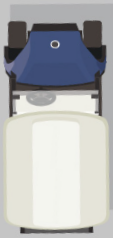
#> input picture Program/Dataset/golf_car.png, 113 x 238 px, found by its file name
$ python Step4_merge.py
#> lines starting #> are read from the running program, lines starting #| are printed output that depends on the picture; after the words box and inside, x2 and y2 are one past the last pixel; in counts of white or black regions, pixels touching at a corner belong together
### Development_Program/param_settings.py
import cv2
import numpy as np
import matplotlib.pyplot as plt
import matplotlib.patches as patches

Golf_img_Path = '../Dataset/golf_car.png'
img_car = cv2.imread(Golf_img_Path, cv2.IMREAD_UNCHANGED)
#> img_car is the input picture: shape (238, 113, 4); mean B, G, R, A 179.5, 178, 176.4, 255
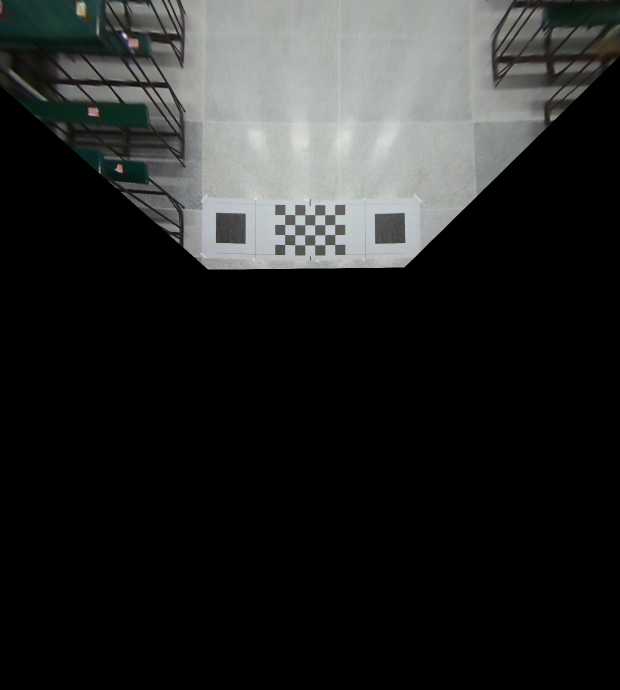
#> input picture Development_Program/out_merged_Images/front_warped_image.png, 1240 x 1380 px (shown at 1/2 size)
#> in load_image, image is the input picture: shape (1380, 1240, 3); mean B, G, R 38.6, 39.3, 38.1
#> call 2 of load_image, with path = 'out_merged_Images/left_warped_image.png'
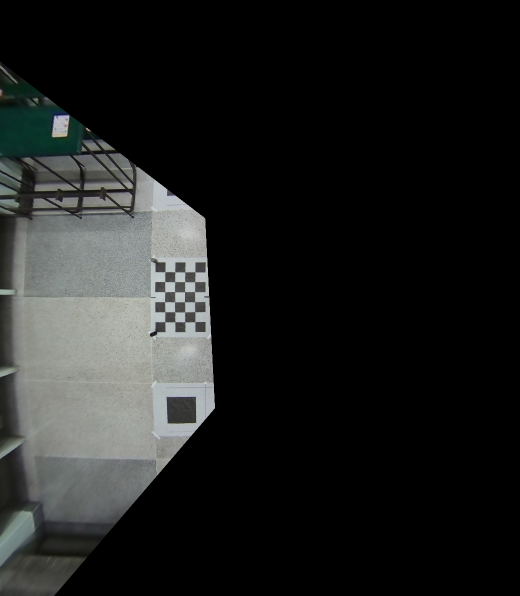
#> input picture Development_Program/out_merged_Images/left_warped_image.png, 1040 x 1191 px (shown at 1/2 size)
#> in load_image, image is the input picture: shape (1191, 1040, 3); mean B, G, R 30.7, 31.6, 30.3
#> call 3 of load_image, with path = 'out_merged_Images/Rear_warped_image.png'
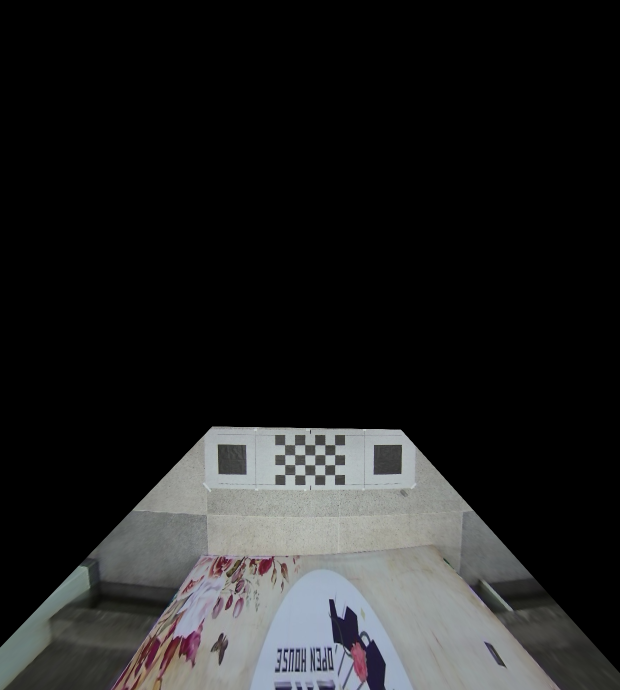
#> input picture Development_Program/out_merged_Images/Rear_warped_image.png, 1240 x 1380 px (shown at 1/2 size)
#> in load_image, image is the input picture: shape (1380, 1240, 3); mean B, G, R 33.4, 33.3, 32.9
#> call 4 of load_image, with path = 'out_merged_Images/right_warped_image.png'
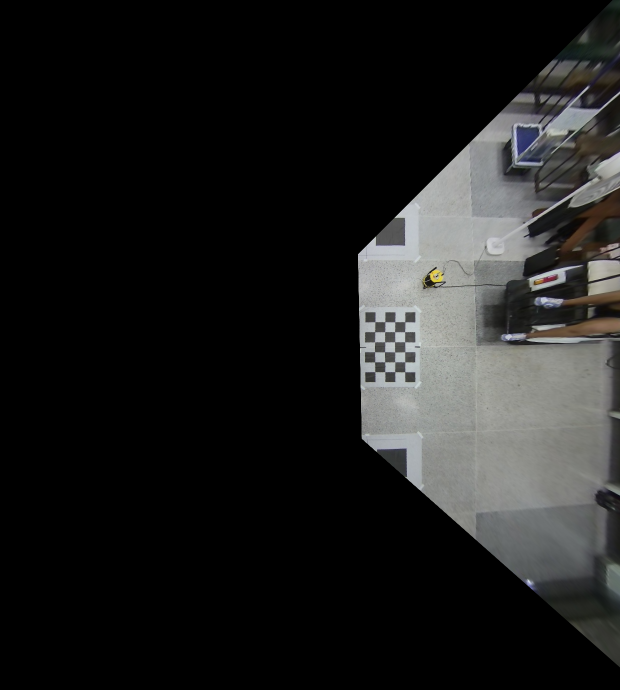
#> input picture Development_Program/out_merged_Images/right_warped_image.png, 1240 x 1380 px (shown at 1/2 size)
#> in load_image, image is the input picture: shape (1380, 1240, 3); mean B, G, R 29.7, 30.2, 30
camera_names = ["front", "back", "left", "right"]

# --------------------------------------------------------------------
# (shift_width, shift_height): how far away the birdview looks outside
# of the calibration pattern in horizontal and vertical directions
shift_w = 400
shift_h = 400

Cal_size_w = 120
Cal_size_h = 120

# Size of the car in pixels
Car_size_w = 110
Car_size_h = 250

# Size of the gap between the calibration pattern and the car
inn_shift_w = 45
inn_shift_h = 45

# Define destination points for perspective transformation
# จุดซ้ายบนของรถ (Top-left)
top_left_x = shift_w + Cal_size_w + inn_shift_w
top_left_y = shift_h + Cal_size_h + inn_shift_h

Car_dst_points = np.float32([
    [top_left_x, top_left_y],
    [top_left_x + Car_size_w, top_left_y],
    [top_left_x, top_left_y + Car_size_h],
    [top_left_x + Car_size_w, top_left_y + Car_size_h]
])
# --------------------------------------------------------------------

# Total width/height of the stitched image

total_w = (2 * (shift_w + Cal_size_w + inn_shift_w)) + Car_size_w
total_h = (2 * (shift_h + Cal_size_h + inn_shift_h)) + Car_size_h
print(f"Total Width: {total_w}, Total Height: {total_h}")
# Four corners of the rectangular region occupied by the car
xl = shift_w + Cal_size_w + inn_shift_w
xr = xl + Car_size_w
yt = shift_h + Cal_size_h + inn_shift_h
yb = yt + Car_size_h

# --------------------------------------------------------------------

project_shapes = {
    "front": (total_w, yt),
    "back":  (total_w, yt),
    "left":  (total_h, xl),
    "right": (total_h, xl)
}

# --------------------------------------------------------------------
# Correct outer boundary (shrink inward from total image size)
outer_xl = shift_w
outer_xr = total_w - shift_w
outer_yt = shift_h
outer_yb = total_h - shift_h

# Correct inner boundary (gap between calibration pattern and car)
inner_xl = xl - inn_shift_w
inner_xr = xr + inn_shift_w
inner_yt = yt - inn_shift_h
inner_yb = yb + inn_shift_h


# Chessboard configurations
chessboard_config = {
    "front": {
        "inner_dst_pts": np.array([
            [shift_w + 150, shift_h + 10],   # 450, 310
            [shift_w + 290, shift_h + 10],   # 590, 310
            [shift_w + 150, shift_h + 110],  # 450, 410
            [shift_w + 290, shift_h + 110],  # 590, 410
        ], dtype=np.float32),
        "rows": 5, "cols": 7,
        "chessboard_width": 140,
        "chessboard_height": 100
    },
    "left": {
        "inner_dst_pts": np.array([
            [shift_w + 10,  shift_h + 224],  # 310, 524
            [shift_w + 110, shift_h + 224],  # 410, 524
            [shift_w + 10,  shift_h + 364],  # 310, 664
            [shift_w + 110, shift_h + 364],  # 410, 664
        ], dtype=np.float32),
        "rows": 7, "cols": 5,
        "chessboard_width": 100,
        "chessboard_height": 140
    },
    "right": {
        "inner_dst_pts": np.array([
            [shift_w + 330, shift_h + 224],  # 630, 524
            [shift_w + 430, shift_h + 224],  # 730, 524
            [shift_w + 330, shift_h + 364],  # 630, 664
            [shift_w + 430, shift_h + 364],  # 730, 664
        ], dtype=np.float32),
        "rows": 7, "cols": 5,
        "chessboard_width": 100,
        "chessboard_height": 140
    },
    "rear": {
        "inner_dst_pts": np.array([
            [shift_w + 150, shift_h + 470],  # 450, 781
            [shift_w + 290, shift_h + 470],  # 590, 781
            [shift_w + 150, shift_h + 570],  # 450, 891
            [shift_w + 290, shift_h + 570],  # 590, 891
        ], dtype=np.float32),
        "rows": 5, "cols": 7,
        "chessboard_width": 140,
        "chessboard_height": 100
    }
}

# [71 lines left out: function main, not called in this run]

# [2 lines that do not run on import are left out]

### Development_Program/image_processing.py
import cv2
import numpy as np
from PIL import Image
from param_settings import xl, xr, yt, yb
import threading
import time
import concurrent.futures

class LuminanceBalancer:
    """Adjusts luminance balance between images"""

    # [115 lines left out: functions tune, adjust_luminance, get_mean_statistic, mean_luminance_ratio, make_luminance_balance, make_white_balance, not called in this run]

class ImageStitcher:
    """Performs white balance adjustment using the average intensity of each channel"""
    @staticmethod
    def get_mask(img):
        gray = cv2.cvtColor(img, cv2.COLOR_BGR2GRAY)
        ret, mask = cv2.threshold(gray, 0, 255, cv2.THRESH_BINARY)
#> mask: shape (565, 565); 9.4% white; 1 white region, box (x1, y1, x2, y2) and area: (0, 123, 416, 539) 29900
        return mask

    @staticmethod
    def get_overlap_region_mask(imA, imB):
        overlap = cv2.bitwise_and(imA, imB)
        mask = ImageStitcher.get_mask(overlap)
        mask = cv2.dilate(mask, np.ones((2, 2), np.uint8), iterations=2)
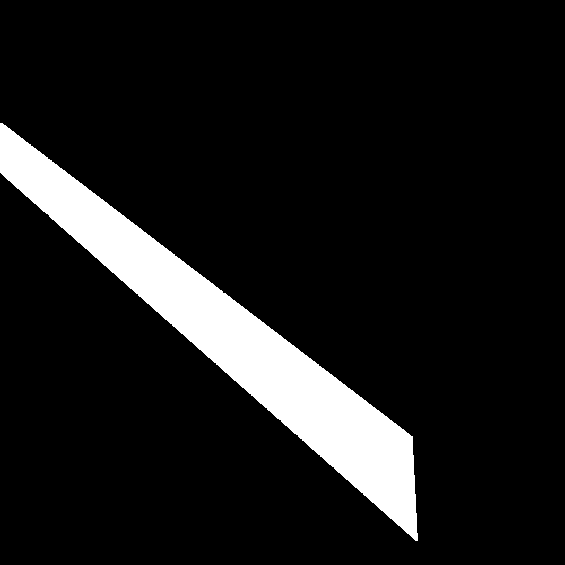
#> mask: shape (565, 565); 10% white; 1 white region, box (x1, y1, x2, y2) and area: (0, 123, 418, 541) 31932
        return mask

    @staticmethod
    def get_outmost_polygon_boundary(img):
        mask = ImageStitcher.get_mask(img)
        mask = cv2.dilate(mask, np.ones((2, 2), np.uint8), iterations=2)
        cnts, hierarchy = cv2.findContours(
            mask,
            cv2.RETR_EXTERNAL,
            cv2.CHAIN_APPROX_SIMPLE
        )[-2:]
        C = sorted(cnts, key=lambda x: cv2.contourArea(x), reverse=True)[0]
        polygon = cv2.approxPolyDP(C, 0.009 * cv2.arcLength(C, True), True)
        return polygon

    @staticmethod
    def get_weight_mask_matrix(imA, imB, dist_threshold=5):
        """
        Generate a spatial weight matrix for blending two overlapping image regions
        based on proximity to each image's outer polygon boundary.
        """
        # Compute the overlap region between two images where both have valid content
        overlapMask = ImageStitcher.get_overlap_region_mask(imA, imB)
        # Invert the overlap mask to isolate non-overlapping regions from each image
        overlapMaskInv = cv2.bitwise_not(overlapMask)
        indices = np.where(overlapMask == 255) # Pixels where blending is needed
#> indices = 31932 positions, rows 123 to 540, columns 0 to 417

        # Extract non-overlapping regions (used for boundary estimation)
        imA_diff = cv2.bitwise_and(imA, imA, mask=overlapMaskInv)
        imB_diff = cv2.bitwise_and(imB, imB, mask=overlapMaskInv)

        # Initialize the weight matrix G using the mask of image A
        G = (ImageStitcher.get_mask(imA).astype(np.float32) / 255.0)
#> G: shape (565, 565) float32; values 0 (black) and 1 (white), 71.4% white; 1 black region, box (x1, y1, x2, y2) and area: (0, 172, 565, 565) 91243
        G_visual = (G * 255).astype(np.uint8)
        # Extract outer polygon boundaries for both image regions
        polyA = ImageStitcher.get_outmost_polygon_boundary(imA_diff)
#> in get_outmost_polygon_boundary, `cnts, hierarchy = cv2.findContours( mask, cv2.RETR_EXTERNAL, cv2.CHAIN..`: cnts = 1 contour; box (x1, y1, x2, y2) and area: (0, 0, 565, 542) 197046
#> in get_outmost_polygon_boundary, `C = sorted(cnts, key=lambda x: cv2.contourArea(x), reverse=True)[0]`: C = contour of 231 points, box (x1, y1, x2, y2) (0, 0, 565, 542), area 197046
#> in get_outmost_polygon_boundary, `polygon = cv2.approxPolyDP(C, 0.009 * cv2.arcLength(C, True), True)`: polygon = [[0, 0], [0, 124], [412, 437], [418, 541], [564, 539], [564, 0]]
#> polyA has the same summary as polygon in get_outmost_polygon_boundary
        polyB = ImageStitcher.get_outmost_polygon_boundary(imB_diff)
#> in get_outmost_polygon_boundary (call 2), `cnts, hierarchy = cv2.findContours( mask, cv2.RETR_EXTERNAL, cv2.CHAIN..`: cnts = 1 contour; box (x1, y1, x2, y2) and area: (0, 173, 419, 565) 86676
#> polyB = [[0, 173], [0, 564], [418, 564], [410, 534]]
        # Draw polygon A on its image for visualization
        imA_with_poly = imA_diff.copy()
        cv2.polylines(imA_with_poly, [polyA], isClosed=True, color=(0, 255, 0), thickness=2)
#> imA_with_poly: shape (565, 565, 3); mean of channels 0, 1, 2 71.3, 76.5, 69.8

        # Draw polygon B on its image for visualization
        imB_with_poly = imB_diff.copy()
        cv2.polylines(imB_with_poly, [polyB], isClosed=True, color=(0, 0, 255), thickness=2)
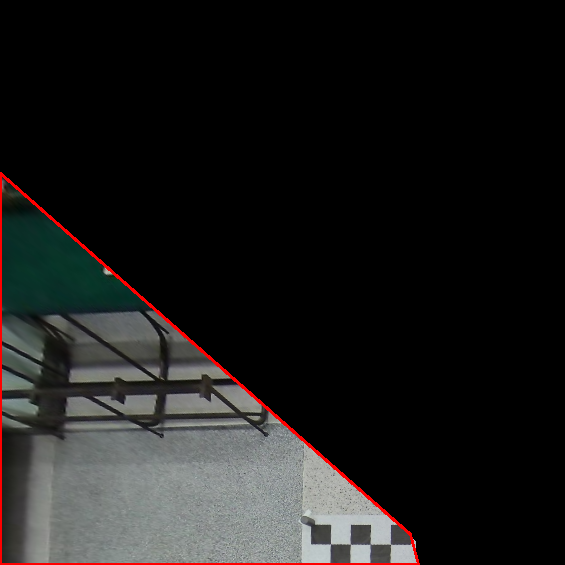
#> imB_with_poly: shape (565, 565, 3); mean of channels 0, 1, 2 27, 27.7, 28.4; drawn as B, G, R

         # Compute weight matrix G by comparing distances to polygon A and B
        for y, x in zip(*indices):
            xy_tuple = (int(x), int(y))
            distToB = cv2.pointPolygonTest(polyB, xy_tuple, True)
            if distToB < dist_threshold:
                distToA = cv2.pointPolygonTest(polyA, xy_tuple, True)
                # Use squared distances to emphasize distance effect
                distToB **= 2
                distToA **= 2
                # Blend ratio based on distance proportion between A and B
                if distToA + distToB != 0:
                    G[y, x] = distToB / (distToA + distToB)
                else:
                    G[y, x] = 0
#> this loop made 31932 passes
#> (y, x, xy_tuple, distToB, distToA) on passes 1 to 8: (123, 0, (0, 123), 2500, 0), (123, 1, (1, 123), 2501, 1), (123, 2, (2, 123), 2504, 4), (124, 0, (0, 124), 2401, 0), (124, 1, (1, 124), 2402, 0.366), (124, 2, (2, 124), 2405, 1.46), (124, 3, (3, 124), 2410, 3.29), (125, 0, (0, 125), 2304, 0.634)
        return G, overlapMask

    @staticmethod
    def get_weights_and_masks(images):
        """
        Merge image sections and save intermediate results.
        Returns the final merged image.
        """
        front, left, back, right = images

        def save_image(image, filename):
            Image.fromarray(image).save(filename)

        # Merge top-left region (front-left)
        threading.Thread(target=save_image, args=(ImageStitcher.FI(front), "out_Section_Images/FI_front.png")).start()
        threading.Thread(target=save_image, args=(ImageStitcher.LI(left), "out_Section_Images/LI_left.png")).start()

        # Merge top-right region (front-right)
        G0, M0 = ImageStitcher.get_weight_mask_matrix(ImageStitcher.FI(front), ImageStitcher.LI(left))
        # Save weight matrix
        G0_visual = (G0 * 255).astype(np.uint8)
        Image.fromarray(G0_visual).save("out_Section_Images/G0_weight_LT_liverun.png")
        merged_image_LT = ImageStitcher.merge(ImageStitcher.FI(front), ImageStitcher.LI(left), G0)
        threading.Thread(target=save_image, args=(merged_image_LT, "out_Section_Images/merged_FI_LI_is_LT.png")).start()

        threading.Thread(target=save_image, args=(ImageStitcher.FII(front), "out_Section_Images/FII_front.png")).start()
        threading.Thread(target=save_image, args=(ImageStitcher.RII(right), "out_Section_Images/RII_right.png")).start()
        G1, M1 = ImageStitcher.get_weight_mask_matrix(ImageStitcher.FII(front), ImageStitcher.RII(right))
        merged_image_RT = ImageStitcher.merge(ImageStitcher.FII(front), ImageStitcher.RII(right), G1)
        threading.Thread(target=save_image, args=(merged_image_RT, "out_Section_Images/merged_FI_RII_is_RT.png")).start()

        # Merge bottom-left region (back-left)
        threading.Thread(target=save_image, args=(ImageStitcher.BIII(back), "out_Section_Images/BIII_back.png")).start()
        threading.Thread(target=save_image, args=(ImageStitcher.LIII(left), "out_Section_Images/LIII_left.png")).start()
        G2, M2 = ImageStitcher.get_weight_mask_matrix(ImageStitcher.BIII(back), ImageStitcher.LIII(left))
        merged_image_LB = ImageStitcher.merge(ImageStitcher.BIII(back), ImageStitcher.LIII(left), G2)
        threading.Thread(target=save_image, args=(merged_image_LB, "out_Section_Images/merged_BIII_LIII_is_LB.png")).start()

        # Merge bottom-right region (back-right)
        threading.Thread(target=save_image, args=(ImageStitcher.BIV(back), "out_Section_Images/BIV_back.png")).start()
        threading.Thread(target=save_image, args=(ImageStitcher.RIV(right), "out_Section_Images/RIV_right.png")).start()
        G3, M3 = ImageStitcher.get_weight_mask_matrix(ImageStitcher.BIV(back), ImageStitcher.RIV(right))
        merged_image_RB = ImageStitcher.merge(ImageStitcher.BIV(back), ImageStitcher.RIV(right), G3)
        threading.Thread(target=save_image, args=(merged_image_RB, "out_Section_Images/merged_BIV_RIV_is_RB.png")).start()

        # Assemble all regions into the final output image
        final_merged_image = np.zeros_like(front)
        np.copyto(final_merged_image[:yt, :xl], merged_image_LT)
        np.copyto(final_merged_image[:yt, xr:], merged_image_RT)
        np.copyto(final_merged_image[yb:, :xl], merged_image_LB)
        np.copyto(final_merged_image[yb:, xr:], merged_image_RB)
        np.copyto(final_merged_image[:yt, xl:xr], ImageStitcher.FM(front))
        np.copyto(final_merged_image[yb:, xl:xr], ImageStitcher.BM(back))
        np.copyto(final_merged_image[yt:yb, :xl], ImageStitcher.LM(left))
        np.copyto(final_merged_image[yt:yb, xr:], ImageStitcher.RM(right))
        threading.Thread(target=save_image, args=(ImageStitcher.FM(front), "out_Section_Images/FM.png")).start()
        threading.Thread(target=save_image, args=(ImageStitcher.BM(back), "out_Section_Images/BM.png")).start()
        threading.Thread(target=save_image, args=(ImageStitcher.LM(left), "out_Section_Images/LM.png")).start()
        threading.Thread(target=save_image, args=(ImageStitcher.RM(right), "out_Section_Images/RM.png")).start()


        threading.Thread(target=Image.fromarray(final_merged_image).save, args=("out_Section_Images/final_merged_image.png",)).start()
        return final_merged_image

    # [195 lines left out: functions get_weight_mask_matrix_liverun, merge, get_weights_and_masks_fast, get_weight_mask_matrix_liverun, get_weights_and_masks_liverun, not called in this run]

    @staticmethod
    def merge(imA, imB, G):
        G_expanded = np.expand_dims(G, axis=-1)
        return (imA * G_expanded + imB * (1 - G_expanded)).astype(np.uint8)

    # Image cropping functions for extracting specific regions
    @staticmethod
    def FI(front_image):
        return front_image[:yt, :xl]

    @staticmethod
    def FII(front_image):
        return front_image[:yt, xr:]

    @staticmethod
    def FM(front_image):
        return front_image[:yt, xl:xr]

    @staticmethod
    def BIII(back_image):
        return back_image[yb:, :xl]

    @staticmethod
    def BIV(back_image):
        return back_image[yb:, xr:]

    @staticmethod
    def BM(back_image):
        return back_image[yb:, xl:xr]

    @staticmethod
    def LI(left_image):
        return left_image[:yt, :xl]

    @staticmethod
    def LIII(left_image):
        return left_image[yb:, :xl]

    @staticmethod
    def LM(left_image):
        return left_image[yt:yb, :xl]

    @staticmethod
    def RII(right_image):
        return right_image[:yt, xr:]

    @staticmethod
    def RIV(right_image):
        return right_image[yb:, xr:]

    @staticmethod
    def RM(right_image):
        return right_image[yt:yb, xr:]


class ImageAdjuster:
    """Handles image blending and overlay operations."""
    """
    A utility class for merging images and applying perspective transformations.
    """
    # [66 lines left out: functions merge_images, overlay_image_perspective, not called in this run]

### Development_Program/Step4_merge.py
"""
Step4_merge.py
--------------
This script processes and merges images from a 360-degree surround view system.
It performs:
1. Loading and validating images from different camera angles (front, left, rear, right).
2. Merging images using weighted masks and alpha blending.
3. Adjusting luminance to balance lighting across images.
4. Overlaying a car image using perspective transformation.
5. Displaying the final comparison of merged images.

Dependencies:
- OpenCV (cv2)
- NumPy
- PIL (Pillow)

Usage:
Run the script to process images and display results.

Author: [Your Name]
Date: [Date]
"""

import cv2
import numpy as np
from PIL import Image
from param_settings import xl, xr, yt, yb ,Car_dst_points
from image_processing import LuminanceBalancer, ImageStitcher, ImageAdjuster

Dataset_path = '../Dataset/'

def load_image(path):
    """
    Load an image from a given file path.

    Args:
        path (str): The path to the image file.

    Returns:
        np.ndarray: The loaded image.

    Raises:
        FileNotFoundError: If the image file is not found or cannot be loaded.
    """
    image = cv2.imread(path)
    if image is None:
        raise FileNotFoundError(f"Error: Could not load image from {path}")
    return image

def main():
    # Load images from different camera angles
    try:
        front = load_image('out_merged_Images/front_warped_image.png')
        left = load_image('out_merged_Images/left_warped_image.png')
        rear = load_image('out_merged_Images/Rear_warped_image.png')
        right = load_image('out_merged_Images/right_warped_image.png')
        car = cv2.imread(f'{Dataset_path}golf_car.png', cv2.IMREAD_UNCHANGED)  # Load car image with alpha channel

        images = [front, left, rear, right]

    except FileNotFoundError as e:
        print(e)
        return  # Exit if any image fails to load

    # Ensure all images are loaded successfully before processing
    if any(img is None for img in images):
        print("One or more images failed to load. Exiting.")
        return

    # Merge images using weighted masks
    final_merged_image = ImageStitcher.get_weights_and_masks(images)
#> in get_mask (call 5), `ret, mask = cv2.threshold(gray, 0, 255, cv2.THRESH_BINARY)`:
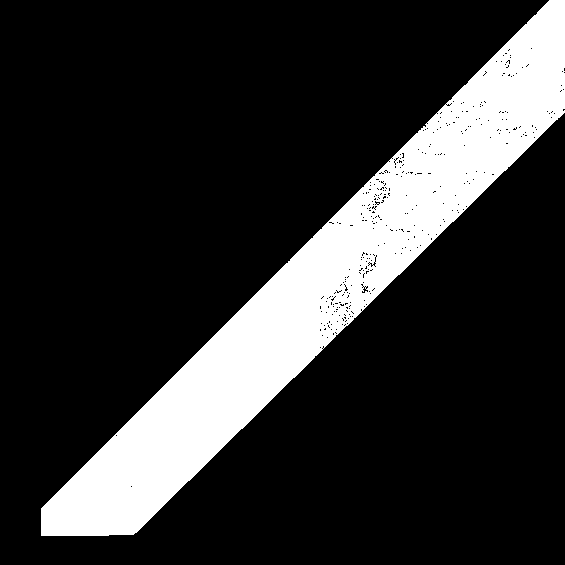
#> mask: shape (565, 565); 18.6% white; 1 white region, box (x1, y1, x2, y2) and area: (41, 0, 565, 536) 59298
#> (the rest of the program and of its run is left out)
